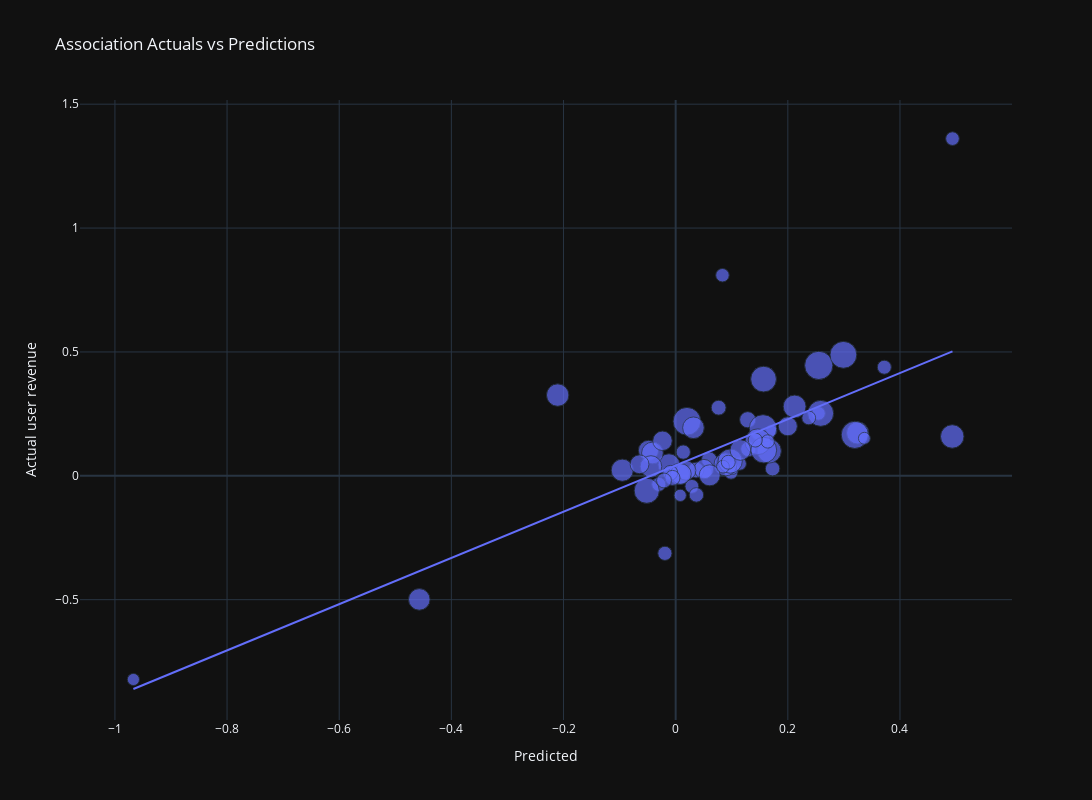

The cell this chart's notebook holds for it:
### Code cell
pdf = pd.DataFrame({'y_test': agg_df_train['d7_28_increase_api'].values, 'predictions': predictions, 'installs': agg_df_train['te_installs'], 'channel': agg_df_train['media_source']})

fig = px.scatter(pdf, x='predictions', y='y_test', title='Association Actuals vs Predictions', trendline='ols',
                 labels={'predictions': 'X-axis Label', 'y_test': 'Y-axis Label'},
                 template='plotly_dark',
                 hover_data=['predictions', 'y_test'],
                 size='installs',  # Set size proportional to 'installs'
                 )

# Customize the layout
fig.update_layout(
    width=1700,
    height=800,
    xaxis=dict(title_text='Predicted'),
    yaxis=dict(title_text='Actual user revenue'),
    legend=dict(title='Legend Title'),
    showlegend=True
)

# Show the plot
fig.show()
